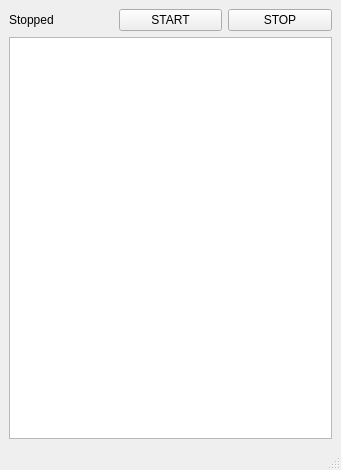
<?xml version="1.0" encoding="UTF-8"?>
<ui version="4.0">
 <class>MainWindow</class>
 <widget class="QMainWindow" name="MainWindow">
  <property name="geometry">
   <rect>
    <x>0</x>
    <y>0</y>
    <width>341</width>
    <height>470</height>
   </rect>
  </property>
  <property name="windowTitle">
   <string>MainWindow</string>
  </property>
  <widget class="QWidget" name="centralwidget">
   <layout class="QVBoxLayout" name="verticalLayout_2">
    <item>
     <layout class="QVBoxLayout" name="verticalLayout">
      <item>
       <layout class="QHBoxLayout" name="horizontalLayout">
        <item>
         <widget class="QLabel" name="status">
          <property name="text">
           <string>Stopped</string>
          </property>
         </widget>
        </item>
        <item>
         <widget class="QPushButton" name="btnStart">
          <property name="text">
           <string>START</string>
          </property>
         </widget>
        </item>
        <item>
         <widget class="QPushButton" name="btnStop">
          <property name="text">
           <string>STOP</string>
          </property>
         </widget>
        </item>
       </layout>
      </item>
      <item>
       <widget class="QListView" name="listView"/>
      </item>
     </layout>
    </item>
   </layout>
  </widget>
  <widget class="QMenuBar" name="menubar">
   <property name="geometry">
    <rect>
     <x>0</x>
     <y>0</y>
     <width>341</width>
     <height>25</height>
    </rect>
   </property>
  </widget>
  <widget class="QStatusBar" name="statusbar"/>
 </widget>
 <resources/>
 <connections/>
</ui>
